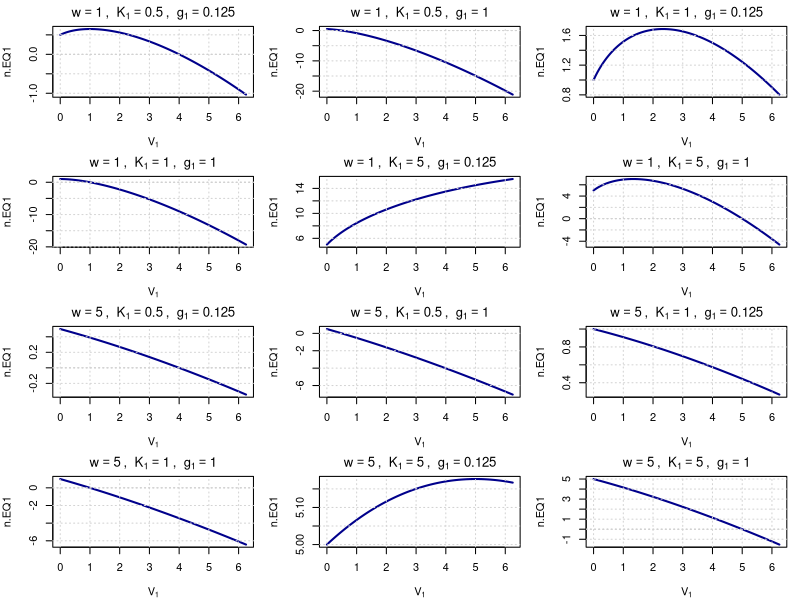
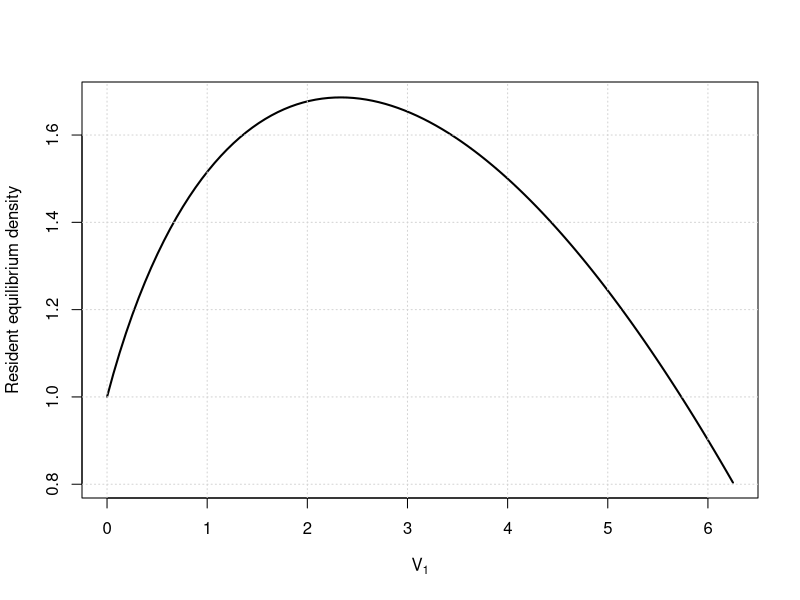

The R source for these figures, in order:
# Manuscript Figure S!
# resident eq. population density as a function of its variance. 


# Parameter values
w       <- 1
theta1  <- 8
K1      <- 1
g1 <- 1/theta1

# Sequence of sigma1 values
V1.seq <- seq(0, 6.25, length.out = 100)

# Calculate n.EQ1 for each variance
n.EQ1.seq <- sapply(V1.seq, function(V1) {
  Omega1 <- sqrt(w^2 + 2*V1)
  (Omega1 / w) * (K1 - g1 * V1)
})

pdf("FigureS1_density-variance.pdf", width = 6, height = 4)

# Plot
plot(V1.seq, n.EQ1.seq, type = "l", lwd = 2,
     xlab = expression(V[1]),
     ylab = "Resident equilibrium density",
     main = "")
grid()

dev.off()


# Parameter ranges
w.values  <- c(1, 5)
K1.values <- c(0.5, 1, 5)
g1.values <- c(0.125, 1)

# Sequence of variance values (evenly spaced)
V1.seq <- seq(0, 6.25, length.out = 100)

# Set up plotting grid: 2 (w) × 3 (K1) × 2 (g1) = 12 plots
par(mfrow = c(4, 3), mar = c(4, 4, 2, 1))  # 4 rows × 3 columns

for (w in w.values) {
  for (K1 in K1.values) {
    for (g1 in g1.values) {
      
      # Compute equilibrium densities
      n.EQ1.seq <- sapply(V1.seq, function(V1) {
        Omega1 <- sqrt(w^2 + 2 * V1)
        (Omega1 / w) * (K1 - g1 * V1)
      })
      
      # Plot
      plot(V1.seq, n.EQ1.seq, type = "l", lwd = 2, col = "darkblue",
           xlab = expression(V[1]),
           ylab = "n.EQ1", 
           main = bquote(w == .(w) ~ ", " ~ K[1] == .(K1) ~ ", " ~ g[1] == .(g1)))
      abline(h = 0, lty = 3, col = "gray")  # zero line
      grid()
    }
  }
}



